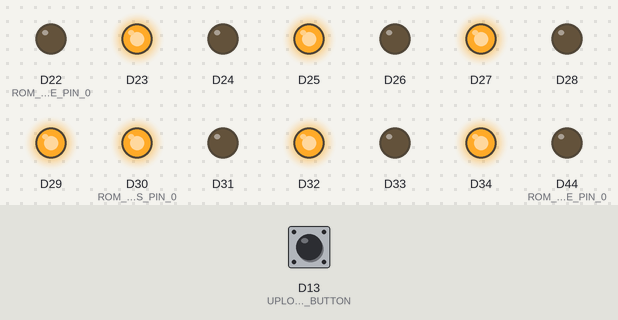
The sketch below on a simulated Arduino Due. On the bench: output pins drawn as LEDs (lit = HIGH). The inputs (shaded band) are chosen by the test bench; at power-on: D13 (UPLOAD_BUTTON) HIGH. Pins used as bus, display or sensor lines are not drawn; what the sketch prints to the serial monitor is not drawn.

Above: at 0.2 s.
Timing chart, 0 to 1.7 s (numbered marks = the images above):
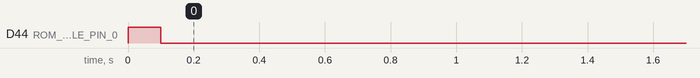

The sketch:

main_due.ino
```cpp
#include "pins.h"
#include "clock.h"
#include "programmer.h"
#include "unit_tests.h"

#define STOP_AFTER_TESTING    //comment this to run program after testing finished

Test test;

void setup() {
  Serial.begin(115200);
  test.run_tests();
  attach_timers();
  attach_ocl_isr();
  attach_upload_ISR();    //upload on button push

}

void loop() {

  set_system_frequency(); // update the system frequency, if using ocl this is done with interrupts
  get_new_program();      // check for new received serial

}
```

clock.h
```cpp
#ifndef CLOCK_H
#define CLOCK_H

#include <DueTimer.h>

#define SYSTEM_CLOCK_PORT PIOD
#define DISPLAY_CLOCK_PORT PIOD

#define SYSTEM_CLOCK_PIN_MASK (1<<7)
#define DISPLAY_CLOCK_PIN_MASK (1<<8)

#define DEFAULT_SYSTEM_FREQ 100000 //starting clock speed in hz
#define DEFAULT_PERIOD ((int)(1/DEFAULT_SYSTEM_FREQ)*1000000)
#define TARGET_REFRESH_RATE 50 // in Hz
#define SCREEN_SIZE 16 //in bytes
#define DISPLAY_PERIOD ((int)((1/TARGET_REFRESH_RATE)*1000000)/SCREEN_SIZE)


void system_clock_isr();
void display_clock_isr();
void attach_timers();
void attach_ocl_isr();
void set_system_frequency();
byte frequency_method();        // check switch to choose measurement method
void read_ocl_register();   // read ocl register at analog_input_pins
uint16_t read_analog_input();        // frequency from potientiometer
uint16_t read_com_port();            // read frequecny from com port
int reading_to_freq(uint16_t reading);

#endif
```

programmer.cpp
```cpp
#include "Arduino.h"
#include "pins.h"
#include "programmer.h"

byte current_program[2 ^ ROM_NUM_ADDRESS_PINS][NUM_INSTRUCTION_ROM_CHIPS + NUM_CONTROL_ROM_CHIPS] = {0};

void attach_upload_ISR() {
  pinMode(UPLOAD_BUTTON, INPUT_PULLUP);
  attachInterrupt(UPLOAD_BUTTON, upload_program, FALLING);

#ifdef AUTO_UPLOAD
  pinMode(RESET_PIN, OUTPUT);
  digitalWrite(RESET_PIN, RESET_IDLE_STATE);
#endif
}

void upload_program() {
  noInterrupts();
  set_upload_pins();  //set as output for load
  for (int i = 0; i < 2 ^ ROM_NUM_ADDRESS_PINS; i++) //loop through address space
  {
    write_address(i);
    for (int j = 0; j < NUM_CONTROL_ROM_CHIPS+NUM_INSTRUCTION_ROM_CHIPS; j++) { //loop through instruction rom chips
      write_byte(i, j);
    }
  }
  release_upload_pins();  //set to input for saftey
  interrupts();

  software_reset();
}

void write_address(int address) {

  for (int k = ROM_ADDRESS_PIN_0; k < ROM_ADDRESS_PIN_0 + ROM_NUM_ADDRESS_PINS; k++) // write output pins
  {
    byte shift_by = k - ROM_ADDRESS_PIN_0;
    byte data_bit = ((address >> shift_by) & 1);

    digitalWrite(k, data_bit);
  }
}

void write_byte(int i, int j) {
  int last_write_time = micros();
  bool data_bit;
  for (int k = ROM_BYTE_PIN_0; k < ROM_BYTE_PIN_0 + ROM_NUM_BYTE_PINS; k++) // write output pins
  {
    byte shift_by = k - ROM_BYTE_PIN_0;
    data_bit = ((current_program[i][j] >> shift_by) & 1);
    digitalWrite(k, data_bit);
  }
  digitalWrite(ROM_CHIP_ENABLE_PIN_0 + j, ROM_ENABLE_WRITE);  //enable write pin
  clock_pulse(last_write_time);
  last_write_time = micros();
  digitalWrite(ROM_CHIP_ENABLE_PIN_0 + j, !ROM_ENABLE_WRITE);  //disable write pin
}

byte get_new_program() {
  // check periodically for incomming program from serial port
  // if new program being written, unpack, save to array
  // once finished call upload_program function

  if (Serial.available() > 0) {
    uint8_t first_byte = Serial.read();   //program_size

    while (Serial.available() == 0) {} // wait for next byte to arrive
    uint8_t second_byte = Serial.read();  //second part of program size

    uint16_t program_size = (first_byte << 8) & second_byte;
    int last_byte_recieved = micros();
    int i = 0;

    for (i = 0; i < program_size; i++) { //read this number of bytes and write to array
      while (Serial.available() < 2) { //wait for bytes to arrive
        if (micros() < last_byte_recieved + DELAY_PERIOD) //if waiting long time, return error
          return (1); //error
      }
      current_program[i][1] = Serial.read();  // read instruction and put in array
      current_program[i][2] = Serial.read();
      current_program[i][3] = Serial.read();
      last_byte_recieved = micros();
    }

    for (i = program_size; i < 2 ^ ROM_NUM_ADDRESS_PINS; i++) {
      current_program[i][1] = NOP_BYTE1;  // fill remaining space with nop codes
      current_program[i][2] = NOP_BYTE2;
      current_program[i][3] = NOP_BYTE3;
    }

#ifdef AUTO_UPLOAD //configure to upload code immediately once pushed from computer
    upload_program();
#endif

  }
}

void clock_pulse(int last_write) {

  while (micros() < last_write + (UPLOAD_PERIOD / 2)) {} //wait until time to set clock low
  digitalWrite(SYSTEM_CLOCK_PIN, LOW);
  while (micros() < last_write + (UPLOAD_PERIOD)) {} //wait until time to set clock high
  digitalWrite(SYSTEM_CLOCK_PIN, HIGH);

}

void software_reset() {
  digitalWrite(RESET_PIN, !RESET_IDLE_STATE);   //cause reset
  delay(100);
  digitalWrite(RESET_PIN, RESET_IDLE_STATE);    //return to idle

}

void set_upload_pins() {
  int k = 0;
  for (k = ROM_BYTE_PIN_0; k < ROM_BYTE_PIN_0 + ROM_NUM_BYTE_PINS; k++)
    pinMode(k, OUTPUT);
  for (k = ROM_ADDRESS_PIN_0; k < ROM_ADDRESS_PIN_0 + ROM_NUM_ADDRESS_PINS; k++)
    pinMode(k, OUTPUT);
  for (k = ROM_CHIP_ENABLE_PIN_0; k < ROM_CHIP_ENABLE_PIN_0 + ROM_NUM_ENABLE_PINS; k++)
    pinMode(k, OUTPUT);
}

void release_upload_pins() {
int k=0;
  for (k = ROM_BYTE_PIN_0; k < ROM_BYTE_PIN_0 + ROM_NUM_BYTE_PINS; k++)
    pinMode(k, INPUT);
  for (k = ROM_ADDRESS_PIN_0; k < ROM_ADDRESS_PIN_0 + ROM_NUM_ADDRESS_PINS; k++)
    pinMode(k, INPUT);
  for (k = ROM_CHIP_ENABLE_PIN_0; k < ROM_CHIP_ENABLE_PIN_0 + ROM_NUM_ENABLE_PINS; k++)
    pinMode(k, INPUT);
}
```

programmer.h
```cpp
#ifndef PROG_H
#define PROG_H

#include "Arduino.h"

#define UPLOAD_PERIOD 100000   // clock to upload to rom
#define DELAY_PERIOD 1000    // when reading the program from pc, allow delays of this long between bytes

#define NOP_BYTE1 144       //0x900000
#define NOP_BYTE2 0
#define NOP_BYTE3 0

#define AUTO_UPLOAD    //define to upload automatically when new program arrived
#define RESET_IDLE_STATE HIGH

#define ROM_ENABLE_WRITE HIGH

#define NUM_INSTRUCTION_ROM_CHIPS 3
#define NUM_CONTROL_ROM_CHIPS 4


void attach_upload_ISR();
void upload_program();
byte get_new_program();
void write_address(int address);
void write_byte(int i, int j);
void clock_pulse(int last_write);
void software_reset();
void set_upload_pins();
void release_upload_pins();

#endif
```

unit_tests.cpp
```cpp
#include "unit_tests.h"
#include "programmer.h"
#include "clock.h"
#include "Arduino.h"
#include "pins.h"

extern byte current_program[2 ^ ROM_NUM_ADDRESS_PINS][NUM_INSTRUCTION_ROM_CHIPS + NUM_CONTROL_ROM_CHIPS];

void Test::run_tests() {

  byte return_value = 0;
  Serial.println("\n\n");

  set_upload_pins();

  return_value = test_byte_write();
  if (return_value != 0) Serial.println("failed: test_byte_write");
  else Serial.println("passed: test_byte_write");

  return_value = test_address_write();
  if (return_value != 0) Serial.println("failed: test_address_write");
  else Serial.println("passed: test_address_write");

  Serial.println("Finished tests");

  release_upload_pins();
  #ifdef STOP_AFTER_TESTING
  while (1) {}
  #endif
}


byte Test::test_byte_write() {
  byte test_value = 170; // 10101010
  int expected_value[] = {1, 0, 1, 0, 1, 0, 1, 0};

  current_program[0][0] = test_value;
  write_byte(0, 0);
  for (int i = 0; i < ROM_NUM_BYTE_PINS; i++) {
    if (digitalRead(ROM_BYTE_PIN_0 + i) != expected_value[(ROM_NUM_BYTE_PINS - 1) - i])
      return 1;
  }
  return 0;
}

byte Test::test_address_write() {
  int test_value = 5461; // 1010101010101
  int expected_value[] = {1, 0, 1, 0, 1, 0, 1, 0, 1, 0, 1, 0, 1};


  write_address(test_value);
  for (int i = 0; i < ROM_NUM_ADDRESS_PINS; i++) {
    if (digitalRead(ROM_ADDRESS_PIN_0 + i) != expected_value[(ROM_NUM_ADDRESS_PINS - 1) - i])
      return 1;
  }
  return 0;
}
```

unit_tests.h
```cpp
#ifndef TEST_H
#define TEST_H

#include "arduino.h"

class Test {
  public:
    Test() {}

    void run_tests();
  private:

    byte test_byte_write();
    byte test_address_write();


};


#endif
```

pins.h
```cpp
#ifndef PINS_H
#define PINS_H

#define UPLOAD_BUTTON 13
#define RESET_PIN 8
#define FREQ_METHOD_SWITCH1 9
#define FREQ_METHOD_SWITCH2 10

#define DISPLAY_CLOCK_PIN 12
#define SYSTEM_CLOCK_PIN 11

//port layout: https://forum.arduino.cc/index.php?topic=138519.0
#define ROM_BYTE_PIN_0 22   //22-29

#define ROM_ADDRESS_PIN_0 30  //30-42
#define ROM_NUM_ADDRESS_PINS 13 //number of pins used in address
#define ROM_NUM_BYTE_PINS 8
#define ROM_NUM_ENABLE_PINS 7
#define ROM_CHIP_ENABLE_PIN_0 44 //one hot coding for each rom chip


#define OCL_REGISTER_PIN_0 44 //port C6-9 A19-20 C12-19

#define ANALOG_POT_PIN A0


#endif
```
